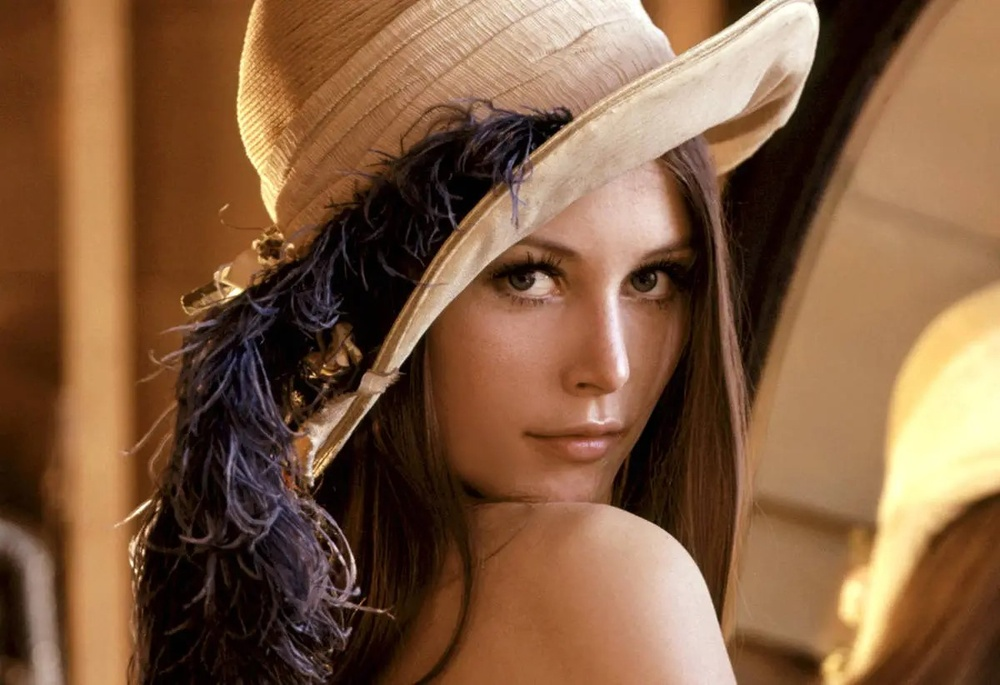
#> input picture input/lena.jpg, 1000 x 685 px, shrunk from 1200 x 822 before the run, found by its file name
$ python main.py
#> lines starting #> are read from the running program, lines starting #| are printed output that depends on the picture; after the words box and inside, x2 and y2 are one past the last pixel; in counts of white or black regions, pixels touching at a corner belong together
#> in main, image is the input picture: PIL image 1000x685 RGB; mean R, G, B 129.7, 93, 64.4
import os
from PIL import Image


def convert_to_grayscale(image):
    return image.convert("L")
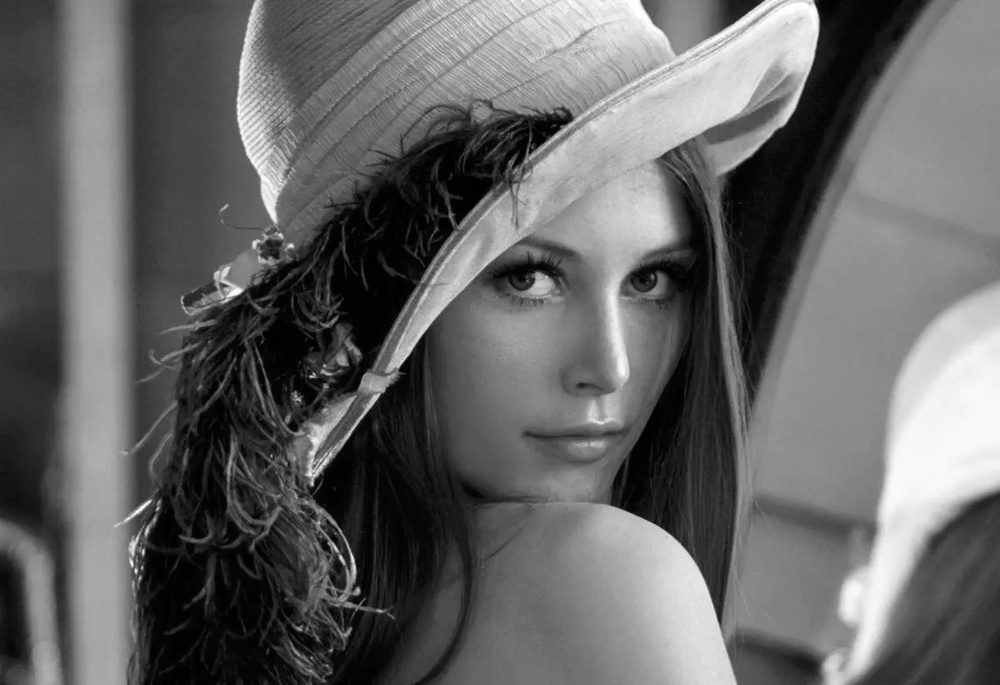
#> returned value: PIL image 1000x685 L; min 0, max 255, mean 100.7


def convert_to_binary(image, threshold=128):
#> called with threshold = 128
    binary_image = image.point(lambda p: p > threshold and 255)
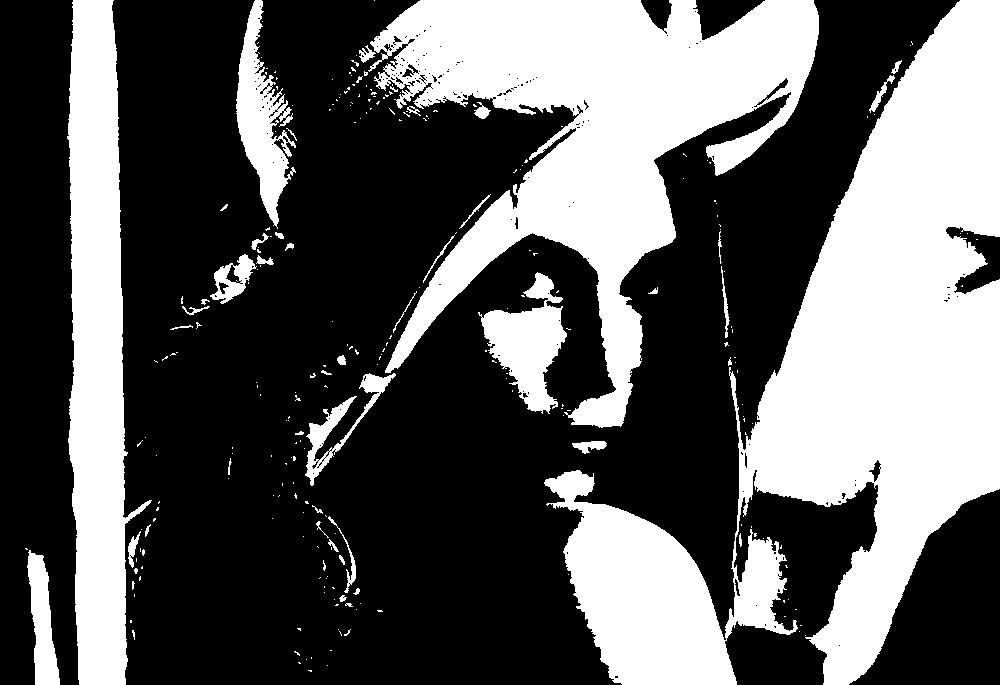
#> binary_image: PIL image 1000x685 L; 36.9% white; 265 white regions (218 under 20 px), largest, box (x1, y1, x2, y2) and area: (544, 0, 1000, 685) 122019, (368, 0, 819, 428) 75963, (67, 0, 152, 685) 33987
    return binary_image.convert("1")


def main():
    output_dir = 'output'
    os.makedirs(output_dir, exist_ok=True)

    input_image_path = r'input\lena.jpg'  # Substitua pelo caminho da sua imagem

    image = Image.open(input_image_path)

    grayscale_image = convert_to_grayscale(image)
    grayscale_image.save(os.path.join(output_dir, 'grayscale_image.jpg'))

    binary_image = convert_to_binary(grayscale_image)
    binary_image.save(os.path.join(output_dir, 'binary_image.jpg'))

    print("Imagens salvas na pasta 'output'.")


if __name__ == '__main__':
    main()
